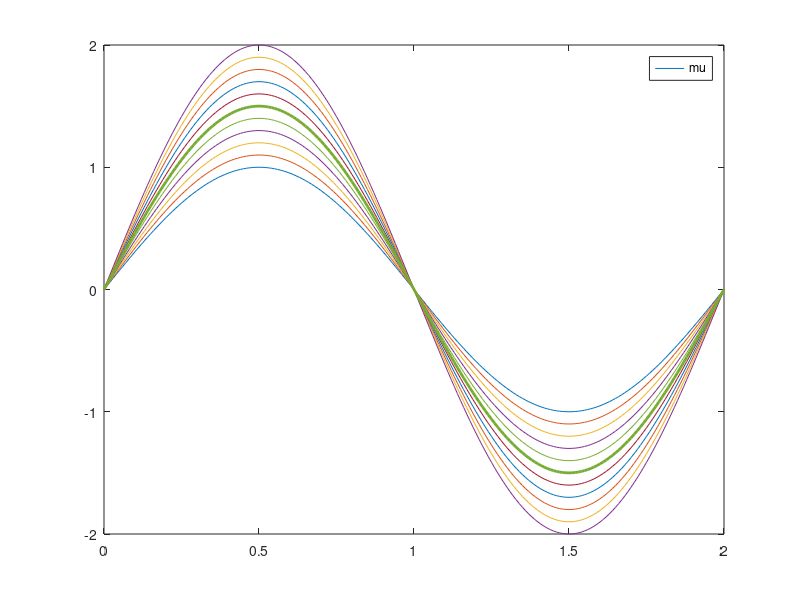

MATLAB code to generate this figure: (Note: this script raises an error after producing the figure.)
% Generiranje trajektorije
clear all;
dt = 0.01;
tf = 2;
t = 0:dt:tf;
j = 0;

%plots 11 sinuses
for a = 1:0.1:2
    j = j + 1;
    for i = 1:size(t)
        p(j,:) = a*sin(t*2*pi/tf); %stored sinuses
    end
end
plot(t,p);
legend("sin1", "sin1", "sin3","sin4", "sin5", "sin6","sin7", "sin8", "sin9", "sin10", "sin11")


% Mean and Standard deviation of sinuses
mu = mean(p);
sigma = std(p);

hold on
plot(t,mu,'LineWidth',2);
legend("mu")

% RBF
W = [];
M = 500;
for j = 1:size(p,1)
    [RBF,~] = Trj2RBFp(p(j,:)',dt,M);
    W(:,j) = RBF.w;
end

mu_w = mean(W')';
sigma_w = zeros(M,M);

%% Equation (5)
for i = 1:M
    sigma_w = sigma_w + 1/M*(W(i,:) - mu_w)*(W(i,:) - mu_w)';
end

RBF_mu = RBF; RBF_mu.w = mu_w;

p_w = RBFp2Trj(RBF_mu);

plot(t(1:size(p_w)), p_w,':k','LineWidth',3);
legend("RBF_mu")


%% predikcija mu_x glede na viapoint
%x_via = 1.4;
%y_via = 2;
x_via = 0.5;
y_via = 3.5;

% Za to rabim x in y, x je faza, odvisna od casa (x-os)
S.x = exp(-RBF.a_x*x_via/RBF.tau);
% sigma_y je sigma(x_via) manjsi sigma, bolj sili v via tocko; ni treba racunati

% sigma_y = sigma(x_via/dt);
sigma_y = 0.001;
% sigma_y = 10.001; %vecji sigma_y, manj natancno gre cez via tocko

%% Equations (6) from Learning via Mov primitives article
% psi = RBF(x,c,h) = exp(-((x - c)**2) / (2 * h**2))
% x is the input value.
% c is the center of the RBF.
% h is the width (or bandwidth) of the RBF.

psi=exp(-(S.x-RBF_mu.c).^2./(2*RBF_mu.sigma2))';
L = sigma_w*psi/(sigma_y + psi'*sigma_w'*psi);
mu_v = mu_w + L*(y_via - psi'*mu_w);


%% test
RBF_via = RBF_mu; RBF_via.w = mu_v;

p_via = RBFp2Trj(RBF_via);

plot(t(1:size(p_via)), p_via,':m','LineWidth',2);
%plot(t(1:size(p_via)), p_via-2.5,':r','LineWidth',2);


legend("RBF_via")

% Set the legend
labels = cell(1, 14); 
for i = 1:11
    labels{i} = ['sin', num2str(i)];
end
labels{12} = 'mu';
labels{13} = 'RBF_mu';
labels{14} = 'RBF_via';

legend(labels);

hold off;
